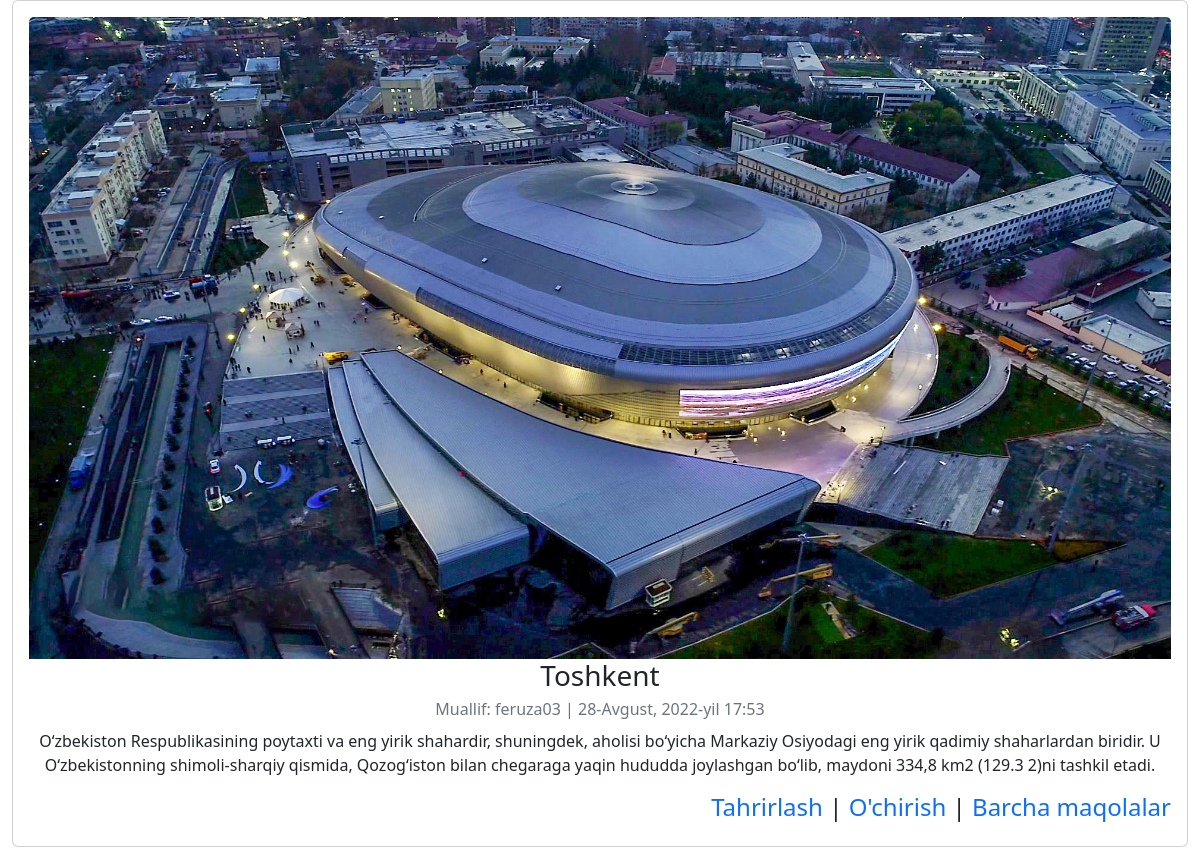
Page /articles/2/ on the committed database.
### articles/models.py (models this page shows, shortened)
class Articles(models.Model):
    title = models.CharField(max_length=200)
    summary = models.CharField(max_length=200, blank=True)
    body = RichTextField()
    photo = models.ImageField(upload_to='images/', blank=True)
    add_date = models.DateTimeField(auto_now_add=True)
    author = models.ForeignKey(
        get_user_model(),
        on_delete=models.CASCADE,
    )

### accounts/models.py (models this page shows)
class CustomUser(AbstractUser):
    age = models.PositiveIntegerField(null=True, blank=True)

### articles/views.py (the view)
# urls.py: path('<int:pk>/', ArticleDetailView.as_view(), name='article_detail'),
class ArticleDetailView(DetailView):
    model = Articles
    template_name = 'article_detail.html'

### templates/article_detail.html (shortened to what this page needs)
{% extends 'base.html' %}
{% block content %}
    <div class="container-fluid">
        <div class="card">
            <div class="card-body">
                {% if object.photo %}
                    <img class="card-img-top" src="{{ object.photo.url }}" alt={{ object.title }}>
                {% endif %}
                <h3 class="card-title">{{ object.title }}</h3>
                <p class="card-subtitle mb-2 text-muted">Muallif: {{ object.author }} | {{ object.add_date }}</p>
                <p class="card-text">{{ object.body | safe }}<br>
                <h4 class="text-all"><a href="{% url 'article_edit' object.pk %}">Tahrirlash</a> | <a href="{% url 'article_delete' object.pk %}">O'chirish</a> | <a href="{% url 'article_list'%}">Barcha maqolalar</a></h4>
            </div>
        </div>
    </div>
{% endblock content %}

### templates/base.html (style rules this page uses)
a { text-decoration: none; text-align: right; }
.text-all { text-align: right; }

### rows in the picture
Articles: photo (picture), title "Toshkent", author "feruza03", add_date "28-Avgust, 2022-yil 17:53", body "Oʻzbekiston Respublikasining poytaxti va eng yirik shahardir, shuningdek, aholisi boʻyicha Markaziy Osiyodagi eng yirik qadimiy shaharlardan biridir. U Oʻzbekistonning shimoli-sharqiy qismida, Qozogʻiston bilan chegaraga yaqin hududda joylashgan boʻlib, maydoni 334,8 km2 (129.3 2)ni tashkil etadi."
